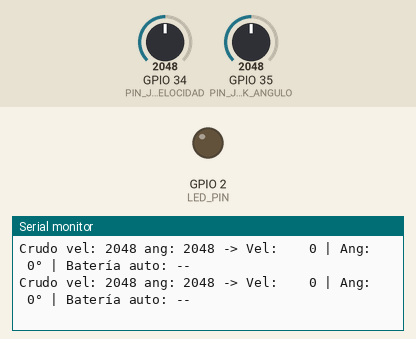
Bench run of a program on a simulated ESP32. Parts: output pins drawn as LEDs (lit = HIGH), the last lines printed to the serial monitor. Inputs (shaded band) come from the test bench; at power-on: GPIO 35 (PIN_JOYSTICK_ANGULO) = 2048, GPIO 34 (PIN_JOYSTICK_VELOCIDAD) = 2048 (analog values on the 0–4095 scale).

Above: at 4.3 s.
4.4 s: GPIO 35 (PIN_JOYSTICK_ANGULO) set to 1740
At 4.42 s:
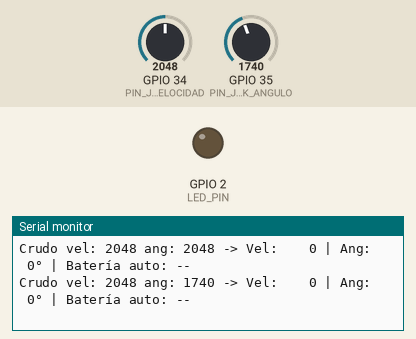
5.9 s: GPIO 35 (PIN_JOYSTICK_ANGULO) set to 1639
At 5.94 s:
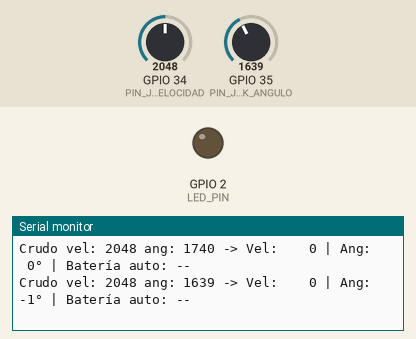

Measured:
- the behaviour switches between 1705 and 1704 on GPIO 35 (PIN_JOYSTICK_ANGULO) (found by bisection; images 1 and 2)
- after the input at 4.4 s, the serial monitor: prints a new line at once (image 1)
- after the input at 5.9 s, the serial monitor: prints a new line at once (image 2)

The program:

main.cpp
```cpp
#include <Arduino.h>
#include <WiFi.h>
#include <esp_now.h>

const int LED_PIN = 2;

// MAC del receptor_RX
uint8_t broadcastAddress[] = {0x68, 0x09, 0x47, 0x9F, 0x19, 0x60};

// Clave que identifica los paquetes de NUESTRO control (debe ser igual en el RX)
const int CLAVE_CDIO = 0xCD10;

typedef struct MensajeDatos {
    int clave;     // CLAVE_CDIO
    int velocidad; // -255 a 255 (0 = detenido)
    int angulo;    // -40 a 40 (0 = ruedas rectas)
} MensajeDatos;

// Telemetría que llega desde el auto (RX)
const int CLAVE_TELEMETRIA = 0xCD11;

typedef struct TelemetriaDatos {
    int clave;       // CLAVE_TELEMETRIA
    int bateria_mV;  // voltaje de la batería en milivoltios
} TelemetriaDatos;

volatile int bateriaAuto_mV = -1;  // -1 = aún no llega telemetría
const float VOLTAJE_MIN_CELDA = 3.5f;  // aviso de batería baja por celda

MensajeDatos myData;
esp_now_peer_info_t peerInfo;

const int PIN_JOYSTICK_VELOCIDAD = 34; // Y
const int PIN_JOYSTICK_ANGULO = 35;    // X

// --- ZONA MUERTA (DEADZONE) ---
// El centro real de cada joystick se mide al encender (no tocar los joysticks
// durante el primer segundo). La zona muerta es +-ZONA_MUERTA alrededor de ese centro.
const int ZONA_MUERTA = 300;
int centroVel = 2048;
int centroAng = 2048;

int leerPromedio(int pin, int muestras, int esperaMs) {
    long suma = 0;
    for (int i = 0; i < muestras; i++) {
        suma += analogRead(pin);
        if (esperaMs > 0) delay(esperaMs);
    }
    return suma / muestras;
}

// Si el centro medido está muy lejos de la mitad, el joystick se estaba tocando
// o está mal conectado. En ese caso el control queda BLOQUEADO (envía siempre
// velocidad 0 y dirección recta) hasta reiniciarlo con los joysticks bien.
bool joysticksOk = true;

bool validarCentro(int centro, const char *nombre) {
    if (centro < 1200 || centro > 2900) {
        Serial.printf("❌ Centro de %s fuera de rango (%d). Revisar cableado del joystick.\n",
                      nombre, centro);
        return false;
    }
    return true;
}

// --- SENSIBILIDAD (EXPO) ---
// Curva tipo control RC: cerca del centro la respuesta es suave y al final del
// recorrido llega igual al máximo. 0.0 = lineal, 1.0 = muy suave al centro.
const float EXPO_VELOCIDAD = 0.6;
const float EXPO_DIRECCION = 0.5;

// Convierte la lectura cruda (0-4095) a un valor entre -limite y +limite,
// con 0 dentro de la zona muerta alrededor del centro medido
int mapearEje(int crudo, int centro, int limite, float expo) {
    float n; // posición normalizada fuera de la zona muerta: -1.0 a 1.0
    if (crudo > centro + ZONA_MUERTA) {
        n = (float)(crudo - centro - ZONA_MUERTA) / (4095 - centro - ZONA_MUERTA);
    } else if (crudo < centro - ZONA_MUERTA) {
        n = -(float)(centro - ZONA_MUERTA - crudo) / (centro - ZONA_MUERTA);
    } else {
        return 0; // Zona Muerta
    }
    n = constrain(n, -1.0f, 1.0f);
    float curva = expo * n * n * n + (1.0f - expo) * n;
    return (int)lroundf(curva * limite);
}

void OnDataSent(const uint8_t *mac_addr, esp_now_send_status_t status) {
    if (status == ESP_NOW_SEND_SUCCESS) {
        digitalWrite(LED_PIN, HIGH);
        delay(5);
        digitalWrite(LED_PIN, LOW);
    }
}

void OnDataRecv(const uint8_t *mac, const uint8_t *datos, int len) {
    if (len != sizeof(TelemetriaDatos)) return;
    TelemetriaDatos t;
    memcpy(&t, datos, sizeof(t));
    if (t.clave != CLAVE_TELEMETRIA) return;
    bateriaAuto_mV = t.bateria_mV;
}

void setup() {
    Serial.begin(115200);
    delay(1000);

    pinMode(LED_PIN, OUTPUT);
    digitalWrite(LED_PIN, LOW);
    analogReadResolution(12); // Lee de 0 a 4095

    // Calibración del centro de los joysticks (deben estar sueltos al encender)
    centroVel = leerPromedio(PIN_JOYSTICK_VELOCIDAD, 64, 2);
    centroAng = leerPromedio(PIN_JOYSTICK_ANGULO, 64, 2);

    WiFi.mode(WIFI_STA);

    Serial.println("\n==========================================");
    Serial.println("       TRANSMISOR (CONTROL - TX)          ");
    Serial.print  (">> MAC Transmisor: ");
    Serial.println(WiFi.macAddress());
    Serial.printf(">> Centro joystick velocidad: %d | dirección: %d\n", centroVel, centroAng);
    Serial.println("==========================================\n");
    bool velOk = validarCentro(centroVel, "velocidad");
    bool angOk = validarCentro(centroAng, "dirección");
    joysticksOk = velOk && angOk;
    if (!joysticksOk) {
        Serial.println("❌ CONTROL BLOQUEADO: se envía Vel 0 / Ang 0. Revisar joysticks y reiniciar.");
    }
    myData.clave = CLAVE_CDIO;

    if (esp_now_init() != ESP_OK) {
        Serial.println("❌ Error inicializando ESP-NOW");
        return;
    }

    esp_now_register_send_cb(OnDataSent);
    esp_now_register_recv_cb(OnDataRecv);

    memset(&peerInfo, 0, sizeof(peerInfo));
    memcpy(peerInfo.peer_addr, broadcastAddress, 6);
    peerInfo.channel = 0;
    peerInfo.encrypt = false;

    if (esp_now_add_peer(&peerInfo) != ESP_OK) {
        Serial.println("❌ Fallo al emparejar con el receptor");
        return;
    }

    Serial.println(">> Transmitiendo comandos...");
}

void loop() {
    // Promedio de varias lecturas: el ADC del ESP32 es ruidoso (sobre todo con WiFi)
    int crudo_vel = leerPromedio(PIN_JOYSTICK_VELOCIDAD, 16, 0);
    int crudo_ang = leerPromedio(PIN_JOYSTICK_ANGULO, 16, 0);

    // 1. PROCESAR VELOCIDAD (-255 a 255, 0 = Detenido)
    myData.velocidad = mapearEje(crudo_vel, centroVel, 255, EXPO_VELOCIDAD);

    // 2. PROCESAR ÁNGULO DE DIRECCIÓN (-40° a 40°, 0° = Recto)
    myData.angulo = mapearEje(crudo_ang, centroAng, 40, EXPO_DIRECCION);

    // Con la calibración fallida nunca se envía movimiento
    if (!joysticksOk) {
        myData.velocidad = 0;
        myData.angulo = 0;
        Serial.print("[BLOQUEADO] ");
    }

    // Mostramos lecturas crudas, velocidad y ángulo relativo (-40° a +40°)
    int bat_mV = bateriaAuto_mV;
    if (bat_mV >= 0) {
        float voltaje = bat_mV / 1000.0f;
        int celdas = voltaje > 8.8f ? 3 : 2;  // 2S llena = 8,4 V | 3S descargada = 9,9 V
        Serial.printf("Crudo vel: %4d ang: %4d -> Vel: %4d | Ang: %3d° | Batería auto: %.2f V (%dS, %.2f V/celda)%s\n",
                      crudo_vel, crudo_ang, myData.velocidad, myData.angulo,
                      voltaje, celdas, voltaje / celdas,
                      voltaje / celdas < VOLTAJE_MIN_CELDA ? "  ⚠️ BATERÍA BAJA" : "");
    } else {
        Serial.printf("Crudo vel: %4d ang: %4d -> Vel: %4d | Ang: %3d° | Batería auto: --\n",
                      crudo_vel, crudo_ang, myData.velocidad, myData.angulo);
    }

    esp_now_send(broadcastAddress, (uint8_t *) &myData, sizeof(myData));

    delay(50);
}
```
